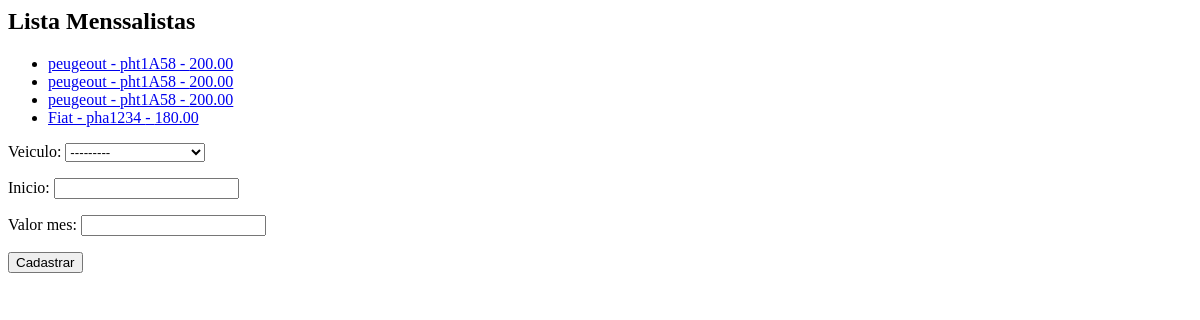
The app's page /core/menssalistas/, older data.
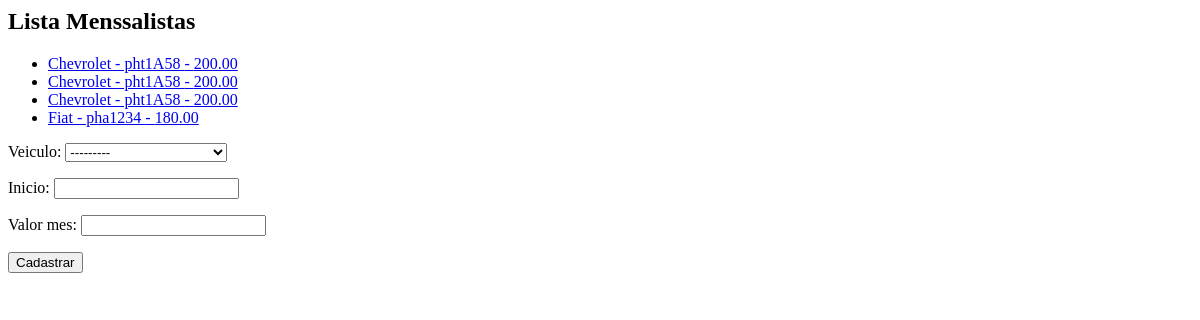
The same page, newer data.
### core/models.py (models this page shows, shortened)
class Menssalista(models.Model):
    veiculo = models.ForeignKey('Veiculo', on_delete=models.CASCADE)
    inicio = models.DateField()
    valor_mes = models.DecimalField(max_digits=6, decimal_places=2)

class Veiculo(models.Model):
    marca = models.ForeignKey('Marca', on_delete=models.CASCADE)
    placa = models.CharField(max_length=7)
    proprietario = models.ForeignKey('PEssoa', on_delete=models.CASCADE)
    cor = models.CharField(max_length=15)
    observacoes = models.TextField()
    def __str__(self):
        return self.marca.nome + ' - ' + self.placa

class Marca(models.Model):
    nome = models.CharField(max_length=50)

### core/views.py (the view)
# urls.py: path('menssalistas/', lista_menssalista, name='core_lista_menssalista'),
def lista_menssalista(request):
    menssalista = Menssalista.objects.all()
    form = MenssalistaForm()
    data = {'menssalistas': menssalista, 'form': form}
    return render(request, 'core/lista_menssalista.html', data)

### core/forms.py
class MenssalistaForm(ModelForm):
    class Meta:
        model = Menssalista
        fields = '__all__'

### core/templates/core/lista_menssalista.html (shortened to what this page needs)
<h2>Lista Menssalistas</h2>
<ul>
{% for menssalista in menssalistas %}
    <li><a href="{% url 'core_menssalista_update' menssalista.id %}"> {{ menssalista.veiculo }} - {{ menssalista.valor_mes }}  </a></li>
{% endfor %}
</ul>
<form action="{% url 'core_menssalista_novo' %}" method="POST">
    {{form.as_p}}
    <button type="submit">Cadastrar</button>
</form>

Row changes from the older to the newer data that the page shows:
changed through a linked row, Menssalista (number 1 of 4 on the later page): veiculo "peugeout - pht1A58" → "Chevrolet - pht1A58"
changed through a linked row, Menssalista (number 2 of 4 on the later page): veiculo "peugeout - pht1A58" → "Chevrolet - pht1A58"
changed through a linked row, Menssalista (number 3 of 4 on the later page): veiculo "peugeout - pht1A58" → "Chevrolet - pht1A58"
